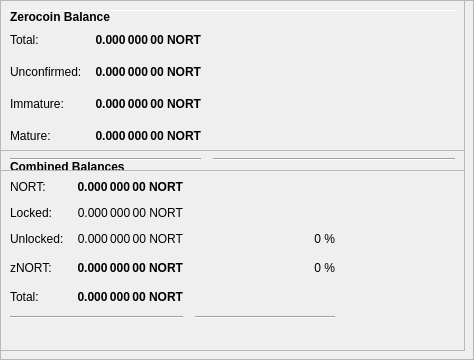
        <widget class="QFrame" name="frameObfuscation">
         <property name="minimumSize">
          <size>
           <width>0</width>
           <height>350</height>
          </size>
         </property>
         <property name="layoutDirection">
          <enum>Qt::LeftToRight</enum>
         </property>
         <property name="frameShape">
          <enum>QFrame::StyledPanel</enum>
         </property>
         <property name="frameShadow">
          <enum>QFrame::Raised</enum>
         </property>
         <widget class="QPushButton" name="runAutoDenom">
          <property name="geometry">
           <rect>
            <x>251</x>
            <y>17</y>
            <width>1</width>
            <height>1</height>
           </rect>
          </property>
          <property name="palette">
           <palette>
            <active>
             <colorrole role="WindowText">
              <brush brushstyle="SolidPattern">
               <color alpha="255">
                <red>0</red>
                <green>0</green>
                <blue>0</blue>
               </color>
              </brush>
             </colorrole>
             <colorrole role="Button">
              <brush brushstyle="SolidPattern">
               <color alpha="255">
                <red>239</red>
                <green>238</green>
                <blue>238</blue>
               </color>
              </brush>
             </colorrole>
             <colorrole role="Light">
              <brush brushstyle="SolidPattern">
               <color alpha="255">
                <red>255</red>
                <green>255</green>
                <blue>255</blue>
               </color>
              </brush>
             </colorrole>
             <colorrole role="Midlight">
              <brush brushstyle="SolidPattern">
               <color alpha="255">
                <red>247</red>
                <green>246</green>
                <blue>246</blue>
               </color>
              </brush>
             </colorrole>
             <colorrole role="Dark">
              <brush brushstyle="SolidPattern">
               <color alpha="255">
                <red>119</red>
                <green>119</green>
                <blue>119</blue>
               </color>
              </brush>
             </colorrole>
             <colorrole role="Mid">
              <brush brushstyle="SolidPattern">
               <color alpha="255">
                <red>159</red>
                <green>159</green>
                <blue>159</blue>
               </color>
              </brush>
             </colorrole>
             <colorrole role="Text">
              <brush brushstyle="SolidPattern">
               <color alpha="255">
                <red>0</red>
                <green>0</green>
                <blue>0</blue>
               </color>
              </brush>
             </colorrole>
             <colorrole role="BrightText">
              <brush brushstyle="SolidPattern">
               <color alpha="255">
                <red>255</red>
                <green>255</green>
                <blue>255</blue>
               </color>
              </brush>
             </colorrole>
             <colorrole role="ButtonText">
              <brush brushstyle="SolidPattern">
               <color alpha="255">
                <red>0</red>
                <green>0</green>
                <blue>0</blue>
               </color>
              </brush>
             </colorrole>
             <colorrole role="Base">
              <brush brushstyle="SolidPattern">
               <color alpha="255">
                <red>255</red>
                <green>255</green>
                <blue>255</blue>
               </color>
              </brush>
             </colorrole>
             <colorrole role="Window">
              <brush brushstyle="SolidPattern">
               <color alpha="255">
                <red>239</red>
                <green>238</green>
                <blue>238</blue>
               </color>
              </brush>
             </colorrole>
             <colorrole role="Shadow">
              <brush brushstyle="SolidPattern">
               <color alpha="255">
                <red>0</red>
                <green>0</green>
                <blue>0</blue>
               </color>
              </brush>
             </colorrole>
             <colorrole role="AlternateBase">
              <brush brushstyle="SolidPattern">
               <color alpha="255">
                <red>247</red>
                <green>246</green>
                <blue>246</blue>
               </color>
              </brush>
             </colorrole>
             <colorrole role="ToolTipBase">
              <brush brushstyle="SolidPattern">
               <color alpha="255">
                <red>255</red>
                <green>255</green>
                <blue>220</blue>
               </color>
              </brush>
             </colorrole>
             <colorrole role="ToolTipText">
              <brush brushstyle="SolidPattern">
               <color alpha="255">
                <red>0</red>
                <green>0</green>
                <blue>0</blue>
               </color>
              </brush>
             </colorrole>
            </active>
            <inactive>
             <colorrole role="WindowText">
              <brush brushstyle="SolidPattern">
               <color alpha="255">
                <red>0</red>
                <green>0</green>
                <blue>0</blue>
               </color>
              </brush>
             </colorrole>
             <colorrole role="Button">
              <brush brushstyle="SolidPattern">
               <color alpha="255">
                <red>239</red>
                <green>238</green>
                <blue>238</blue>
               </color>
              </brush>
             </colorrole>
             <colorrole role="Light">
              <brush brushstyle="SolidPattern">
               <color alpha="255">
                <red>255</red>
                <green>255</green>
                <blue>255</blue>
               </color>
              </brush>
             </colorrole>
             <colorrole role="Midlight">
              <brush brushstyle="SolidPattern">
               <color alpha="255">
                <red>247</red>
                <green>246</green>
                <blue>246</blue>
               </color>
              </brush>
             </colorrole>
             <colorrole role="Dark">
              <brush brushstyle="SolidPattern">
               <color alpha="255">
                <red>119</red>
                <green>119</green>
                <blue>119</blue>
               </color>
              </brush>
             </colorrole>
             <colorrole role="Mid">
              <brush brushstyle="SolidPattern">
               <color alpha="255">
                <red>159</red>
                <green>159</green>
                <blue>159</blue>
               </color>
              </brush>
             </colorrole>
             <colorrole role="Text">
              <brush brushstyle="SolidPattern">
               <color alpha="255">
                <red>0</red>
                <green>0</green>
                <blue>0</blue>
               </color>
              </brush>
             </colorrole>
             <colorrole role="BrightText">
              <brush brushstyle="SolidPattern">
               <color alpha="255">
                <red>255</red>
                <green>255</green>
                <blue>255</blue>
               </color>
              </brush>
             </colorrole>
             <colorrole role="ButtonText">
              <brush brushstyle="SolidPattern">
               <color alpha="255">
                <red>0</red>
                <green>0</green>
                <blue>0</blue>
               </color>
              </brush>
             </colorrole>
             <colorrole role="Base">
              <brush brushstyle="SolidPattern">
               <color alpha="255">
                <red>255</red>
                <green>255</green>
                <blue>255</blue>
               </color>
              </brush>
             </colorrole>
             <colorrole role="Window">
              <brush brushstyle="SolidPattern">
               <color alpha="255">
                <red>239</red>
                <green>238</green>
                <blue>238</blue>
               </color>
              </brush>
             </colorrole>
             <colorrole role="Shadow">
              <brush brushstyle="SolidPattern">
               <color alpha="255">
                <red>0</red>
                <green>0</green>
                <blue>0</blue>
               </color>
              </brush>
             </colorrole>
             <colorrole role="AlternateBase">
              <brush brushstyle="SolidPattern">
               <color alpha="255">
                <red>247</red>
                <green>246</green>
                <blue>246</blue>
               </color>
              </brush>
             </colorrole>
             <colorrole role="ToolTipBase">
              <brush brushstyle="SolidPattern">
               <color alpha="255">
                <red>255</red>
                <green>255</green>
                <blue>220</blue>
               </color>
              </brush>
             </colorrole>
             <colorrole role="ToolTipText">
              <brush brushstyle="SolidPattern">
               <color alpha="255">
                <red>0</red>
                <green>0</green>
                <blue>0</blue>
               </color>
              </brush>
             </colorrole>
            </inactive>
            <disabled>
             <colorrole role="WindowText">
              <brush brushstyle="SolidPattern">
               <color alpha="255">
                <red>119</red>
                <green>119</green>
                <blue>119</blue>
               </color>
              </brush>
             </colorrole>
             <colorrole role="Button">
              <brush brushstyle="SolidPattern">
               <color alpha="255">
                <red>239</red>
                <green>238</green>
                <blue>238</blue>
               </color>
              </brush>
             </colorrole>
             <colorrole role="Light">
              <brush brushstyle="SolidPattern">
               <color alpha="255">
                <red>255</red>
                <green>255</green>
                <blue>255</blue>
               </color>
              </brush>
             </colorrole>
             <colorrole role="Midlight">
              <brush brushstyle="SolidPattern">
               <color alpha="255">
                <red>247</red>
                <green>246</green>
                <blue>246</blue>
               </color>
              </brush>
             </colorrole>
             <colorrole role="Dark">
              <brush brushstyle="SolidPattern">
               <color alpha="255">
                <red>119</red>
                <green>119</green>
                <blue>119</blue>
               </color>
              </brush>
             </colorrole>
             <colorrole role="Mid">
              <brush brushstyle="SolidPattern">
               <color alpha="255">
                <red>159</red>
                <green>159</green>
                <blue>159</blue>
               </color>
              </brush>
             </colorrole>
             <colorrole role="Text">
              <brush brushstyle="SolidPattern">
               <color alpha="255">
                <red>119</red>
                <green>119</green>
                <blue>119</blue>
               </color>
              </brush>
             </colorrole>
             <colorrole role="BrightText">
              <brush brushstyle="SolidPattern">
               <color alpha="255">
                <red>255</red>
                <green>255</green>
                <blue>255</blue>
               </color>
              </brush>
             </colorrole>
             <colorrole role="ButtonText">
              <brush brushstyle="SolidPattern">
               <color alpha="255">
                <red>119</red>
                <green>119</green>
                <blue>119</blue>
               </color>
              </brush>
             </colorrole>
             <colorrole role="Base">
              <brush brushstyle="SolidPattern">
               <color alpha="255">
                <red>239</red>
                <green>238</green>
                <blue>238</blue>
               </color>
              </brush>
             </colorrole>
             <colorrole role="Window">
              <brush brushstyle="SolidPattern">
               <color alpha="255">
                <red>239</red>
                <green>238</green>
                <blue>238</blue>
               </color>
              </brush>
             </colorrole>
             <colorrole role="Shadow">
              <brush brushstyle="SolidPattern">
               <color alpha="255">
                <red>0</red>
                <green>0</green>
                <blue>0</blue>
               </color>
              </brush>
             </colorrole>
             <colorrole role="AlternateBase">
              <brush brushstyle="SolidPattern">
               <color alpha="255">
                <red>239</red>
                <green>238</green>
                <blue>238</blue>
               </color>
              </brush>
             </colorrole>
             <colorrole role="ToolTipBase">
              <brush brushstyle="SolidPattern">
               <color alpha="255">
                <red>255</red>
                <green>255</green>
                <blue>220</blue>
               </color>
              </brush>
             </colorrole>
             <colorrole role="ToolTipText">
              <brush brushstyle="SolidPattern">
               <color alpha="255">
                <red>0</red>
                <green>0</green>
                <blue>0</blue>
               </color>
              </brush>
             </colorrole>
            </disabled>
           </palette>
          </property>
          <property name="focusPolicy">
           <enum>Qt::NoFocus</enum>
          </property>
          <property name="autoFillBackground">
           <bool>true</bool>
          </property>
          <property name="text">
           <string/>
          </property>
          <property name="flat">
           <bool>true</bool>
          </property>
         </widget>
         <widget class="Line" name="line">
          <property name="geometry">
           <rect>
            <x>7</x>
            <y>10</y>
            <width>451</width>
            <height>1</height>
           </rect>
          </property>
          <property name="orientation">
           <enum>Qt::Horizontal</enum>
          </property>
         </widget>
         <widget class="QFrame" name="frame_3">
          <property name="geometry">
           <rect>
            <x>0</x>
            <y>150</y>
            <width>465</width>
            <height>201</height>
           </rect>
          </property>
          <property name="frameShape">
           <enum>QFrame::StyledPanel</enum>
          </property>
          <property name="frameShadow">
           <enum>QFrame::Raised</enum>
          </property>
          <layout class="QVBoxLayout" name="verticalLayout_5">
           <item>
            <layout class="QHBoxLayout" name="horizontalLayout_5" stretch="0">
             <item>
              <widget class="QLabel" name="label_5z">
               <property name="maximumSize">
                <size>
                 <width>16777215</width>
                 <height>20</height>
                </size>
               </property>
               <property name="font">
                <font>
                 <weight>75</weight>
                 <bold>true</bold>
                </font>
               </property>
               <property name="toolTip">
                <string>Combined Balances (including unconfirmed and immature coins)</string>
               </property>
               <property name="text">
                <string>&lt;html&gt;&lt;head/&gt;&lt;body&gt;&lt;p&gt;Combined Balances&lt;/p&gt;&lt;/body&gt;&lt;/html&gt;</string>
               </property>
              </widget>
             </item>
            </layout>
           </item>
           <item>
            <layout class="QGridLayout" name="gridLayout_3">
             <property name="spacing">
              <number>12</number>
             </property>
             <item row="7" column="0" colspan="2">
              <widget class="Line" name="lineSpendableBalance_3">
               <property name="orientation">
                <enum>Qt::Horizontal</enum>
               </property>
              </widget>
             </item>
             <item row="7" column="2">
              <widget class="Line" name="lineWatchBalance_3">
               <property name="sizePolicy">
                <sizepolicy hsizetype="Preferred" vsizetype="Fixed">
                 <horstretch>0</horstretch>
                 <verstretch>0</verstretch>
                </sizepolicy>
               </property>
               <property name="minimumSize">
                <size>
                 <width>140</width>
                 <height>0</height>
                </size>
               </property>
               <property name="orientation">
                <enum>Qt::Horizontal</enum>
               </property>
              </widget>
             </item>
             <item row="4" column="1">
              <widget class="QLabel" name="labelzBalancez">
               <property name="font">
                <font>
                 <weight>75</weight>
                 <bold>true</bold>
                </font>
               </property>
               <property name="cursor">
                <cursorShape>IBeamCursor</cursorShape>
               </property>
               <property name="toolTip">
                <string>Total of transactions that have yet to be confirmed, and do not yet count toward the spendable balance</string>
               </property>
               <property name="text">
                <string notr="true">0.000 000 00 NORT</string>
               </property>
               <property name="alignment">
                <set>Qt::AlignRight|Qt::AlignTrailing|Qt::AlignVCenter</set>
               </property>
               <property name="textInteractionFlags">
                <set>Qt::LinksAccessibleByMouse|Qt::TextSelectableByKeyboard|Qt::TextSelectableByMouse</set>
               </property>
              </widget>
             </item>
             <item row="6" column="1">
              <widget class="QLabel" name="labelTotalz">
               <property name="font">
                <font>
                 <weight>75</weight>
                 <bold>true</bold>
                </font>
               </property>
               <property name="cursor">
                <cursorShape>IBeamCursor</cursorShape>
               </property>
               <property name="toolTip">
                <string>Total Balance, including unconfirmed and immature coins.</string>
               </property>
               <property name="text">
                <string notr="true">0.000 000 00 NORT</string>
               </property>
               <property name="alignment">
                <set>Qt::AlignRight|Qt::AlignTrailing|Qt::AlignVCenter</set>
               </property>
               <property name="textInteractionFlags">
                <set>Qt::LinksAccessibleByMouse|Qt::TextSelectableByKeyboard|Qt::TextSelectableByMouse</set>
               </property>
              </widget>
             </item>
             <item row="4" column="3">
              <spacer name="horizontalSpacer_6">
               <property name="orientation">
                <enum>Qt::Horizontal</enum>
               </property>
               <property name="sizeHint" stdset="0">
                <size>
                 <width>40</width>
                 <height>20</height>
                </size>
               </property>
              </spacer>
             </item>
             <item row="6" column="0">
              <widget class="QLabel" name="labelTotalTextz">
               <property name="text">
                <string>Total:</string>
               </property>
              </widget>
             </item>
             <item row="1" column="0">
              <widget class="QLabel" name="labelBalanceTextz">
               <property name="text">
                <string>NORT:</string>
               </property>
              </widget>
             </item>
             <item row="1" column="1">
              <widget class="QLabel" name="labelBalancez">
               <property name="font">
                <font>
                 <weight>75</weight>
                 <bold>true</bold>
                </font>
               </property>
               <property name="cursor">
                <cursorShape>IBeamCursor</cursorShape>
               </property>
               <property name="toolTip">
                <string>Your current spendable balance</string>
               </property>
               <property name="text">
                <string notr="true">0.000 000 00 NORT</string>
               </property>
               <property name="alignment">
                <set>Qt::AlignRight|Qt::AlignTrailing|Qt::AlignVCenter</set>
               </property>
               <property name="textInteractionFlags">
                <set>Qt::LinksAccessibleByMouse|Qt::TextSelectableByKeyboard|Qt::TextSelectableByMouse</set>
               </property>
              </widget>
             </item>
             <item row="4" column="0">
              <widget class="QLabel" name="labelzBalanceTextz">
               <property name="toolTip">
                <string/>
               </property>
               <property name="text">
                <string>zNORT:</string>
               </property>
              </widget>
             </item>
             <item row="4" column="2">
              <widget class="QLabel" name="labelzNORTPercent">
               <property name="toolTip">
                <string>Current percentage of zNORT.
If AutoMint is enabled this percentage will settle around the configured AutoMint percentage (default = 10%)</string>
               </property>
               <property name="text">
                <string>0 %</string>
               </property>
               <property name="alignment">
                <set>Qt::AlignRight|Qt::AlignTrailing|Qt::AlignVCenter</set>
               </property>
              </widget>
             </item>
             <item row="6" column="2">
              <widget class="QLabel" name="label100Percent">
               <property name="text">
                <string/>
               </property>
               <property name="alignment">
                <set>Qt::AlignRight|Qt::AlignTrailing|Qt::AlignVCenter</set>
               </property>
              </widget>
             </item>
             <item row="2" column="1">
              <widget class="QLabel" name="labelLockedBalance">
               <property name="toolTip">
                <string>Locked NORT or Masternode collaterals. These are excluded from zNORT minting.</string>
               </property>
               <property name="text">
                <string>0.000 000 00 NORT</string>
               </property>
               <property name="alignment">
                <set>Qt::AlignRight|Qt::AlignTrailing|Qt::AlignVCenter</set>
               </property>
              </widget>
             </item>
             <item row="2" column="0">
              <widget class="QLabel" name="labelLockedBalanceText">
               <property name="toolTip">
                <string>Locked NORT or Masternode collaterals. These are excluded from zNORT minting.</string>
               </property>
               <property name="text">
                <string>Locked:</string>
               </property>
              </widget>
             </item>
             <item row="3" column="0">
              <widget class="QLabel" name="labelUnLockedBalanceText">
               <property name="toolTip">
                <string>Unlocked NORTs. These can be used for zNORT minting.</string>
               </property>
               <property name="text">
                <string>Unlocked:</string>
               </property>
              </widget>
             </item>
             <item row="3" column="1">
              <widget class="QLabel" name="labelUnLockedBalance">
               <property name="toolTip">
                <string>Unlocked NORTs. These can be used for zNORT minting.</string>
               </property>
               <property name="text">
                <string>0.000 000 00 NORT</string>
               </property>
               <property name="alignment">
                <set>Qt::AlignRight|Qt::AlignTrailing|Qt::AlignVCenter</set>
               </property>
              </widget>
             </item>
             <item row="3" column="2">
              <widget class="QLabel" name="labelNORTPercent">
               <property name="text">
                <string>0 %</string>
               </property>
               <property name="alignment">
                <set>Qt::AlignRight|Qt::AlignTrailing|Qt::AlignVCenter</set>
               </property>
              </widget>
             </item>
            </layout>
           </item>
           <item>
            <spacer name="verticalSpacer">
             <property name="orientation">
              <enum>Qt::Vertical</enum>
             </property>
             <property name="sizeHint" stdset="0">
              <size>
               <width>20</width>
               <height>40</height>
              </size>
             </property>
            </spacer>
           </item>
          </layout>
         </widget>
         <widget class="QFrame" name="frame_4">
          <property name="geometry">
           <rect>
            <x>0</x>
            <y>0</y>
            <width>465</width>
            <height>171</height>
           </rect>
          </property>
          <property name="frameShape">
           <enum>QFrame::StyledPanel</enum>
          </property>
          <property name="frameShadow">
           <enum>QFrame::Raised</enum>
          </property>
          <layout class="QVBoxLayout" name="verticalLayout_7">
           <item>
            <layout class="QHBoxLayout" name="horizontalLayout_8" stretch="0">
             <item>
              <widget class="QLabel" name="label_5z_3">
               <property name="maximumSize">
                <size>
                 <width>16777215</width>
                 <height>20</height>
                </size>
               </property>
               <property name="font">
                <font>
                 <weight>75</weight>
                 <bold>true</bold>
                </font>
               </property>
               <property name="text">
                <string>Zerocoin Balance</string>
               </property>
              </widget>
             </item>
            </layout>
           </item>
           <item>
            <layout class="QGridLayout" name="gridLayout_5">
             <property name="spacing">
              <number>12</number>
             </property>
             <item row="4" column="0">
              <widget class="QLabel" name="labelzBalanceMatureText">
               <property name="toolTip">
                <string>Mature: more than 20 confirmation and more than 3 mints of the same denomination after it was minted.
These zNORT are spendable.</string>
               </property>
               <property name="text">
                <string>Mature:</string>
               </property>
              </widget>
             </item>
             <item row="5" column="0" colspan="2">
              <widget class="Line" name="lineSpendableBalance_5">
               <property name="orientation">
                <enum>Qt::Horizontal</enum>
               </property>
              </widget>
             </item>
             <item row="1" column="1">
              <widget class="QLabel" name="labelzBalance">
               <property name="font">
                <font>
                 <weight>75</weight>
                 <bold>true</bold>
                </font>
               </property>
               <property name="cursor">
                <cursorShape>IBeamCursor</cursorShape>
               </property>
               <property name="toolTip">
                <string>All available zNORT, unconfirmed and immature zNORT included.</string>
               </property>
               <property name="text">
                <string notr="true">0.000 000 00 NORT</string>
               </property>
               <property name="alignment">
                <set>Qt::AlignRight|Qt::AlignTrailing|Qt::AlignVCenter</set>
               </property>
               <property name="textInteractionFlags">
                <set>Qt::LinksAccessibleByMouse|Qt::TextSelectableByKeyboard|Qt::TextSelectableByMouse</set>
               </property>
              </widget>
             </item>
             <item row="5" column="2">
              <widget class="Line" name="lineWatchBalance_5">
               <property name="sizePolicy">
                <sizepolicy hsizetype="Preferred" vsizetype="Fixed">
                 <horstretch>0</horstretch>
                 <verstretch>0</verstretch>
                </sizepolicy>
               </property>
               <property name="minimumSize">
                <size>
                 <width>140</width>
                 <height>0</height>
                </size>
               </property>
               <property name="orientation">
                <enum>Qt::Horizontal</enum>
               </property>
              </widget>
             </item>
             <item row="1" column="0">
              <widget class="QLabel" name="labelzBalanceText">
               <property name="toolTip">
                <string>All available zNORT, unconfirmed and immature zNORT included.</string>
               </property>
               <property name="text">
                <string>Total:</string>
               </property>
              </widget>
             </item>
             <item row="1" column="2">
              <spacer name="horizontalSpacer_8">
               <property name="orientation">
                <enum>Qt::Horizontal</enum>
               </property>
               <property name="sizeHint" stdset="0">
                <size>
                 <width>40</width>
                 <height>20</height>
                </size>
               </property>
              </spacer>
             </item>
             <item row="4" column="2">
              <spacer name="horizontalSpacer_4">
               <property name="orientation">
                <enum>Qt::Horizontal</enum>
               </property>
               <property name="sizeHint" stdset="0">
                <size>
                 <width>40</width>
                 <height>20</height>
                </size>
               </property>
              </spacer>
             </item>
             <item row="4" column="1">
              <widget class="QLabel" name="labelzBalanceMature">
               <property name="font">
                <font>
                 <weight>75</weight>
                 <bold>true</bold>
                </font>
               </property>
               <property name="toolTip">
                <string>Mature: more than 20 confirmation and more than 3 mints of the same denomination after it was minted.
These zNORT are spendable.</string>
               </property>
               <property name="text">
                <string>0.000 000 00 NORT</string>
               </property>
               <property name="alignment">
                <set>Qt::AlignRight|Qt::AlignTrailing|Qt::AlignVCenter</set>
               </property>
              </widget>
             </item>
             <item row="2" column="0">
              <widget class="QLabel" name="labelzBalanceUnconfirmedText">
               <property name="toolTip">
                <string>Unconfirmed: less than 20 confirmations
Immature: confirmed, but less than 3 mints of the same denomination after it was minted</string>
               </property>
               <property name="text">
                <string>Unconfirmed:</string>
               </property>
              </widget>
             </item>
             <item row="2" column="1">
              <widget class="QLabel" name="labelzBalanceUnconfirmed">
               <property name="font">
                <font>
                 <weight>75</weight>
                 <bold>true</bold>
                </font>
               </property>
               <property name="toolTip">
                <string>Unconfirmed: less than 20 confirmations
Immature: confirmed, but less than 3 mints of the same denomination after it was minted</string>
               </property>
               <property name="text">
                <string>0.000 000 00 NORT</string>
               </property>
               <property name="alignment">
                <set>Qt::AlignRight|Qt::AlignTrailing|Qt::AlignVCenter</set>
               </property>
              </widget>
             </item>
             <item row="2" column="2">
              <spacer name="horizontalSpacer_5">
               <property name="orientation">
                <enum>Qt::Horizontal</enum>
               </property>
               <property name="sizeHint" stdset="0">
                <size>
                 <width>40</width>
                 <height>20</height>
                </size>
               </property>
              </spacer>
             </item>
             <item row="3" column="0">
              <widget class="QLabel" name="labelzBalanceImmatureText">
               <property name="toolTip">
                <string>Unconfirmed: less than 20 confirmations
Immature: confirmed, but less than 3 mints of the same denomination after it was minted</string>
               </property>
               <property name="text">
                <string>Immature:</string>
               </property>
              </widget>
             </item>
             <item row="3" column="1">
              <widget class="QLabel" name="labelzBalanceImmature">
               <property name="font">
                <font>
                 <weight>75</weight>
                 <bold>true</bold>
                </font>
               </property>
               <property name="toolTip">
                <string>Unconfirmed: less than 20 confirmations
Immature: confirmed, but less than 3 mints of the same denomination after it was minted</string>
               </property>
               <property name="text">
                <string>0.000 000 00 NORT</string>
               </property>
               <property name="alignment">
                <set>Qt::AlignRight|Qt::AlignTrailing|Qt::AlignVCenter</set>
               </property>
              </widget>
             </item>
             <item row="3" column="2">
              <spacer name="horizontalSpacer_7">
               <property name="orientation">
                <enum>Qt::Horizontal</enum>
               </property>
               <property name="sizeHint" stdset="0">
                <size>
                 <width>40</width>
                 <height>20</height>
                </size>
               </property>
              </spacer>
             </item>
            </layout>
           </item>
          </layout>
         </widget>
        </widget>
